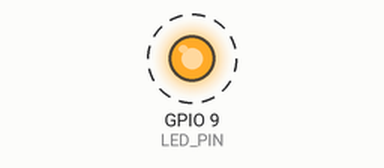
Bench run of a sketch on a simulated ESP32. On the bench: output pins drawn as LEDs (lit = HIGH). Dashed ring = blinking.

Above: at 0.2 s.
Timing chart, 0 to 3.0 s (numbered marks = the images above):
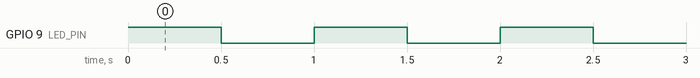

The sketch:

LedTest.ino
```cpp
// Simple LED test for Nexus controllers.
// Upload this sketch to one ESP32 to verify the LED wiring.

const int LED_PIN = D10;

void setup() {
  pinMode(LED_PIN, OUTPUT);
}

void loop() {
  digitalWrite(LED_PIN, HIGH);
  delay(500);
  digitalWrite(LED_PIN, LOW);
  delay(500);
}
```

Measured:
- by itself, GPIO 9 (LED_PIN): alternates HIGH for 0.50 s and LOW for 0.50 s
